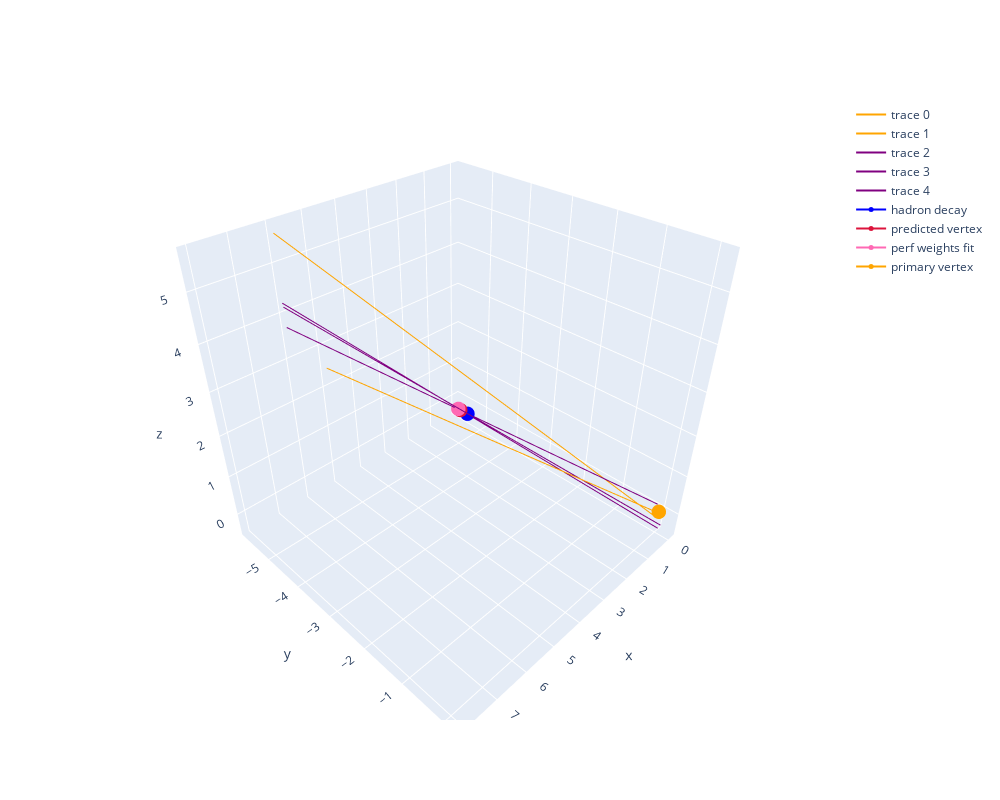

The notebook cell saved with this chart:
### Code cell
idx = cb_ids[-1]
flavor = "c"
jet_in = outs[f"{flavor}_input_arr"][idx]
jet_out = outs[f"{flavor}_output_arr"][idx]
perf_jet_out = perf_weight_outs[f"{flavor}_output_arr"][idx]
fig = graph_jet(jet_in, jet_out, perf_jet_out)
fig.update_layout(autosize=False, width=1000, height=800)
fig.show()
